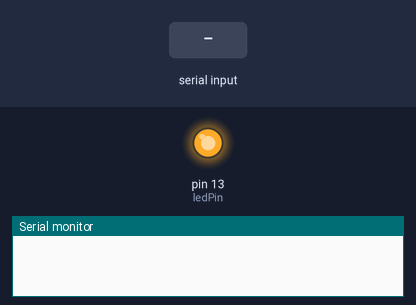
A sketch run on a simulated Arduino Uno, built with avr-gcc and run on an emulated ATmega328P. Parts: output pins drawn as LEDs (lit = HIGH), the last lines printed to the serial monitor. The test bench sets the inputs (shaded band).

Above: at 0.1 s.
At 3.2 s:
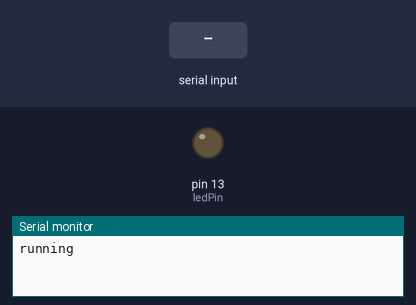
3.3 s: "A" received over the second serial link
Timing chart, 0 to 6.3 s (numbered marks = the images above; inputs shaded):
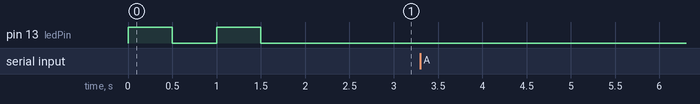

The sketch:

sketch_mar15a.ino
```cpp
// (licence header left out)
//#include <Conceptinetics.h>
#include <SoftwareSerial.h>

//
// CTC-DRA-13-1 ISOLATED DMX-RDM SHIELD JUMPER INSTRUCTIONS
//
// If you are using the above mentioned shield you should
// place the RXEN jumper towards G (Ground), This will turn
// the shield into read mode without using up an IO pin
//
// The !EN Jumper should be either placed in the G (GROUND)
// position to enable the shield circuitry
//   OR
// if one of the pins is selected the selected pin should be
// set to OUTPUT mode and set to LOGIC LOW in order for the
// shield to work
//

//
// The slave device will use a block of 10 channels counting from
// its start address.
//
// If the start address is for example 56, then the channels kept
// by the dmx_slave object is channel 56-66
//
#define DMX_SLAVE_CHANNELS   48
#define DMX_START_ADDRESS    361

//
// Pin number to change read or write mode on the shield
// Uncomment the following line if you choose to control
// read and write via a pin
//
// On the CTC-DRA-13-1 shield this will always be pin 2,
// if you are using other shields you should look it up
// yourself
//
///// #define RXEN_PIN                2


// Configure a DMX slave controller
//DMX_Slave dmx_slave ( DMX_SLAVE_CHANNELS );

// If you are using an IO pin to control the shields RXEN
// the use the following line instead
///// DMX_Slave dmx_slave ( DMX_SLAVE_CHANNELS , RXEN_PIN );

const int ledPin = 13;

// Setup software serial for sending to the CircuitPython end
const byte rxPin = 10;
const byte txPin = 11;
SoftwareSerial mySerial (rxPin, txPin);

char checksum = -1;

//byte sendbuffer[DMX_SLAVE_CHANNELS];

// the setup routine runs once when you press reset:
void setup() {

  // Enable DMX slave interface and start recording
  // DMX data
  //dmx_slave.enable ();

  // Set start address to 1, this is also the default setting
  // You can change this address at any time during the program
  //dmx_slave.setStartAddress (DMX_START_ADDRESS);

  // Define pin modes for TX and RX
  pinMode(rxPin, INPUT);
  pinMode(txPin, OUTPUT);

  // Set the baud rate for the SoftwareSerial object
  mySerial.begin(9600);
  Serial.begin(9600);

  // Set led pin as output pin
  pinMode ( ledPin, OUTPUT );

  // LED start sequence
  digitalWrite( ledPin, HIGH );
  delay(500);
  digitalWrite( ledPin, LOW );
  delay(500);
  digitalWrite( ledPin, HIGH );
  delay(500);
  digitalWrite( ledPin, LOW );
  delay(500);

  Serial.println("running");
}

// the loop routine runs over and over again forever:
void loop()
{
  //Serial.println("HELLOW WORLD!");
  // wait to send data for other device to give it information
  if (mySerial.available() > 0){
    // check that it is not bad data
    checksum = mySerial.read();
    Serial.println("Recieved Checksum!");
    Serial.println(int(checksum));

    if (checksum == 65){  // capital case "a"
      // this is a valid string we are sending from the other device
      // send back "a" or 97
      mySerial.write(byte(97));

      Serial.println("Sent 2nd Checksum!");

      // wait for acknowledgement then send all data
      char checksum2 = mySerial.read();
      Serial.println("Recieved 2nd Checksum!");
      Serial.println("Sending data");

      if (checksum2 == 66) { // "capital B"
        // NOTE: getChannelValue is relative to the configured startaddress
        for (int i = 0; i < DMX_SLAVE_CHANNELS; i++){
          // Work out the DMX Channel we are dealing with...
          int channel = i + DMX_START_ADDRESS;

          // since the getChannelValue is offset by +1
          int offset = i + 1;

          // send the information
          mySerial.write(byte(offset));
          mySerial.write(byte(0));
          //mySerial.write(byte(dmx_slave.getChannelValue(offset)));
        }
        // wait 100 ms before sending more data
        delay(100);
      }
    }
  }
}
```
